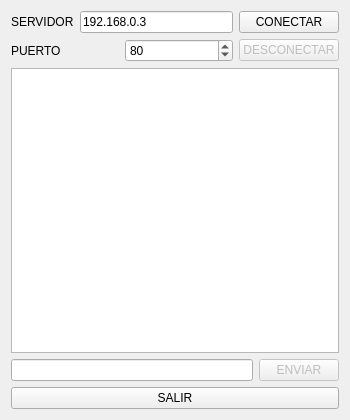
<?xml version="1.0" encoding="UTF-8"?>
<ui version="4.0">
 <class>MainWindow</class>
 <widget class="QMainWindow" name="MainWindow">
  <property name="geometry">
   <rect>
    <x>0</x>
    <y>0</y>
    <width>350</width>
    <height>420</height>
   </rect>
  </property>
  <property name="minimumSize">
   <size>
    <width>350</width>
    <height>420</height>
   </size>
  </property>
  <property name="maximumSize">
   <size>
    <width>350</width>
    <height>420</height>
   </size>
  </property>
  <property name="windowTitle">
   <string>MainWindow</string>
  </property>
  <widget class="QWidget" name="centralWidget">
   <layout class="QGridLayout" name="gridLayout">
    <item row="0" column="0">
     <layout class="QVBoxLayout" name="verticalLayout_3">
      <item>
       <layout class="QHBoxLayout" name="horizontalLayout_3">
        <item>
         <layout class="QVBoxLayout" name="verticalLayout">
          <item>
           <layout class="QHBoxLayout" name="horizontalLayout">
            <item>
             <widget class="QLabel" name="label_2">
              <property name="text">
               <string>SERVIDOR</string>
              </property>
              <property name="scaledContents">
               <bool>true</bool>
              </property>
             </widget>
            </item>
            <item>
             <widget class="QLineEdit" name="lineEdit_IP">
              <property name="text">
               <string>192.168.0.3</string>
              </property>
             </widget>
            </item>
           </layout>
          </item>
          <item>
           <layout class="QHBoxLayout" name="horizontalLayout_2">
            <item>
             <widget class="QLabel" name="label">
              <property name="text">
               <string>PUERTO</string>
              </property>
              <property name="scaledContents">
               <bool>true</bool>
              </property>
             </widget>
            </item>
            <item>
             <widget class="QSpinBox" name="spinBox_puerto">
              <property name="maximum">
               <number>99999</number>
              </property>
              <property name="value">
               <number>80</number>
              </property>
             </widget>
            </item>
           </layout>
          </item>
         </layout>
        </item>
        <item>
         <layout class="QVBoxLayout" name="verticalLayout_2">
          <item>
           <widget class="QPushButton" name="conectarButton">
            <property name="text">
             <string>CONECTAR</string>
            </property>
           </widget>
          </item>
          <item>
           <widget class="QPushButton" name="desconectarButton">
            <property name="enabled">
             <bool>false</bool>
            </property>
            <property name="text">
             <string>DESCONECTAR</string>
            </property>
           </widget>
          </item>
         </layout>
        </item>
       </layout>
      </item>
      <item>
       <widget class="QListWidget" name="listWidget"/>
      </item>
      <item>
       <layout class="QHBoxLayout" name="horizontalLayout_4">
        <item>
         <widget class="QLineEdit" name="line_texto"/>
        </item>
        <item>
         <widget class="QPushButton" name="EnviarButton">
          <property name="enabled">
           <bool>false</bool>
          </property>
          <property name="text">
           <string>ENVIAR</string>
          </property>
         </widget>
        </item>
       </layout>
      </item>
     </layout>
    </item>
    <item row="1" column="0">
     <widget class="QPushButton" name="salirButton">
      <property name="text">
       <string>SALIR</string>
      </property>
     </widget>
    </item>
   </layout>
  </widget>
 </widget>
 <layoutdefault spacing="6" margin="11"/>
 <resources/>
 <connections/>
</ui>
